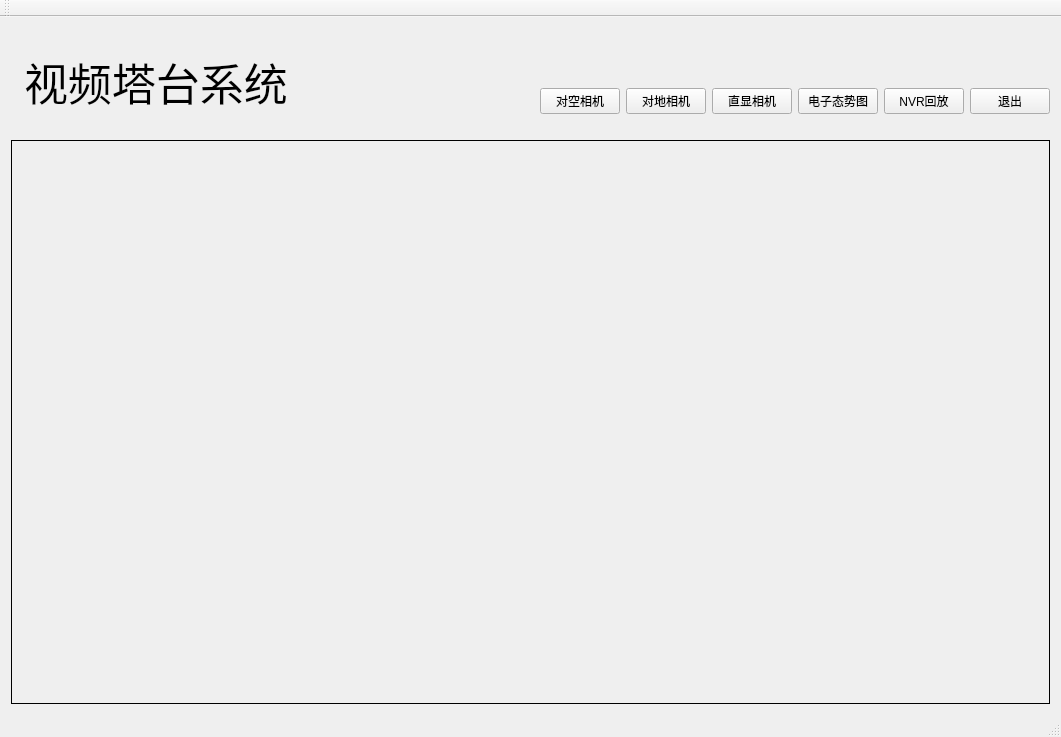
<?xml version="1.0" encoding="UTF-8"?>
<ui version="4.0">
 <class>MainWindow</class>
 <widget class="QMainWindow" name="MainWindow">
  <property name="geometry">
   <rect>
    <x>0</x>
    <y>0</y>
    <width>1061</width>
    <height>737</height>
   </rect>
  </property>
  <property name="windowTitle">
   <string>Client</string>
  </property>
  <widget class="QWidget" name="centralWidget">
   <layout class="QGridLayout" name="gridLayout_5" rowstretch="0,7" rowminimumheight="0,0">
    <item row="0" column="0">
     <layout class="QGridLayout" name="gridLayout">
      <item row="0" column="1">
       <widget class="QLabel" name="label_2">
        <property name="font">
         <font>
          <pointsize>33</pointsize>
         </font>
        </property>
        <property name="text">
         <string>视频塔台系统</string>
        </property>
       </widget>
      </item>
      <item row="0" column="0">
       <widget class="QLabel" name="label">
        <property name="sizePolicy">
         <sizepolicy hsizetype="Fixed" vsizetype="Fixed">
          <horstretch>0</horstretch>
          <verstretch>0</verstretch>
         </sizepolicy>
        </property>
        <property name="maximumSize">
         <size>
          <width>150</width>
          <height>150</height>
         </size>
        </property>
        <property name="text">
         <string/>
        </property>
        <property name="pixmap">
         <pixmap resource="../../build/client/resources.qrc">:/resources/logo.png</pixmap>
        </property>
        <property name="scaledContents">
         <bool>true</bool>
        </property>
        <property name="wordWrap">
         <bool>false</bool>
        </property>
       </widget>
      </item>
      <item row="0" column="3">
       <spacer name="horizontalSpacer">
        <property name="orientation">
         <enum>Qt::Horizontal</enum>
        </property>
        <property name="sizeHint" stdset="0">
         <size>
          <width>40</width>
          <height>20</height>
         </size>
        </property>
       </spacer>
      </item>
      <item row="0" column="4">
       <layout class="QGridLayout" name="gridLayout_3" rowstretch="3,0,1" rowminimumheight="0,0,0">
        <item row="1" column="0">
         <layout class="QGridLayout" name="gridLayout_2">
          <item row="0" column="1">
           <widget class="QPushButton" name="pushButton_2">
            <property name="text">
             <string>对地相机</string>
            </property>
           </widget>
          </item>
          <item row="0" column="4">
           <widget class="QPushButton" name="pushButton_5">
            <property name="text">
             <string>NVR回放</string>
            </property>
           </widget>
          </item>
          <item row="0" column="0">
           <widget class="QPushButton" name="pushButton">
            <property name="text">
             <string>对空相机</string>
            </property>
           </widget>
          </item>
          <item row="0" column="2">
           <widget class="QPushButton" name="pushButton_3">
            <property name="text">
             <string>直显相机</string>
            </property>
           </widget>
          </item>
          <item row="0" column="5">
           <widget class="QPushButton" name="pushButton_6">
            <property name="text">
             <string>退出</string>
            </property>
           </widget>
          </item>
          <item row="0" column="3">
           <widget class="QPushButton" name="pushButton_4">
            <property name="text">
             <string>电子态势图</string>
            </property>
           </widget>
          </item>
         </layout>
        </item>
        <item row="0" column="0">
         <spacer name="verticalSpacer">
          <property name="orientation">
           <enum>Qt::Vertical</enum>
          </property>
          <property name="sizeHint" stdset="0">
           <size>
            <width>20</width>
            <height>40</height>
           </size>
          </property>
         </spacer>
        </item>
        <item row="2" column="0">
         <spacer name="verticalSpacer_2">
          <property name="orientation">
           <enum>Qt::Vertical</enum>
          </property>
          <property name="sizeHint" stdset="0">
           <size>
            <width>20</width>
            <height>40</height>
           </size>
          </property>
         </spacer>
        </item>
       </layout>
      </item>
      <item row="0" column="2">
       <spacer name="horizontalSpacer_2">
        <property name="orientation">
         <enum>Qt::Horizontal</enum>
        </property>
        <property name="sizeHint" stdset="0">
         <size>
          <width>40</width>
          <height>20</height>
         </size>
        </property>
       </spacer>
      </item>
     </layout>
    </item>
    <item row="1" column="0">
     <layout class="QGridLayout" name="gridLayout_4">
      <item row="0" column="0">
       <widget class="QStackedWidget" name="stackedWidget">
        <property name="frameShape">
         <enum>QFrame::Panel</enum>
        </property>
        <property name="frameShadow">
         <enum>QFrame::Plain</enum>
        </property>
        <property name="lineWidth">
         <number>1</number>
        </property>
        <property name="currentIndex">
         <number>-1</number>
        </property>
       </widget>
      </item>
     </layout>
    </item>
   </layout>
  </widget>
  <widget class="QMenuBar" name="menuBar">
   <property name="geometry">
    <rect>
     <x>0</x>
     <y>0</y>
     <width>1061</width>
     <height>21</height>
    </rect>
   </property>
  </widget>
  <widget class="QToolBar" name="mainToolBar">
   <attribute name="toolBarArea">
    <enum>TopToolBarArea</enum>
   </attribute>
   <attribute name="toolBarBreak">
    <bool>false</bool>
   </attribute>
  </widget>
  <widget class="QStatusBar" name="statusBar"/>
 </widget>
 <layoutdefault spacing="6" margin="11"/>
 <resources>
  <include location="../../build/client/resources.qrc"/>
 </resources>
 <connections/>
</ui>
